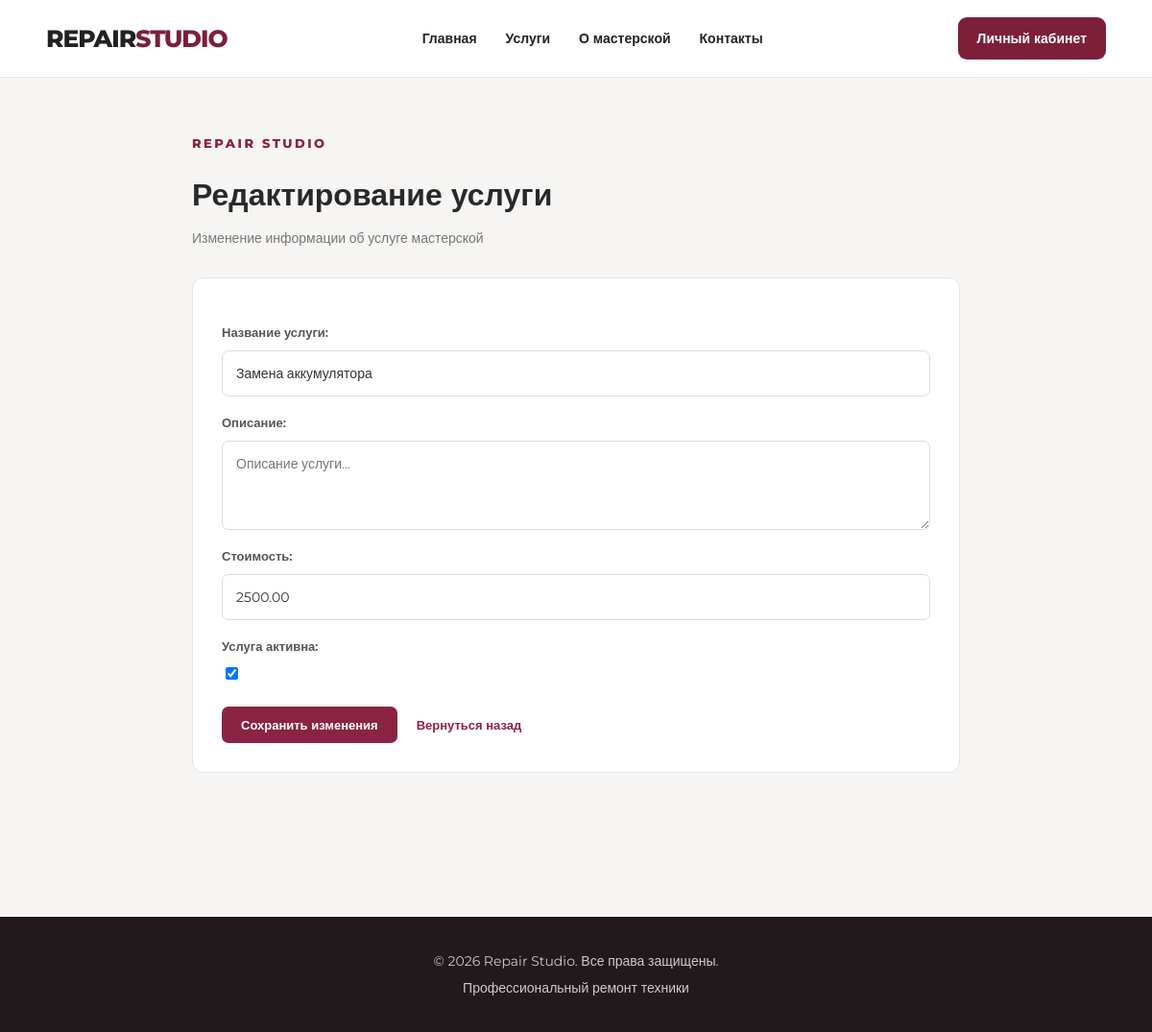
Page /admin-dashboard/services/2/edit/ (signed in) on the committed database.
### workshop/models.py (models this page shows, shortened)
class Service(models.Model):
    name = models.CharField(
        max_length=150,
        verbose_name='Название услуги'
    )
    description = models.TextField(
        blank=True,
        verbose_name='Описание'
    )
    price = models.DecimalField(
        max_digits=10,
        decimal_places=2,
        verbose_name='Стоимость'
    )
    is_active = models.BooleanField(
        default=True,
        verbose_name='Услуга активна'
    )
    created_at = models.DateTimeField(
        auto_now_add=True,
        verbose_name='Дата создания'
    )
    class Meta:
        verbose_name = 'Услуга'
        verbose_name_plural = 'Услуги'

### workshop/views.py (the view)
    def wrapper(request, *args, **kwargs):
        if not request.user.is_authenticated:
            return HttpResponseForbidden(
                'Необходимо войти в систему.'
            )
        if request.user.role != User.Role.ADMIN:
            return HttpResponseForbidden(
                'У вас нет прав доступа.'
            )
        return view_func(request, *args, **kwargs)

### workshop/forms.py
class ServiceForm(forms.ModelForm):
    class Meta:
        model = Service
        fields = [
            'name',
            'description',
            'price',
            'is_active',
        ]
        labels = {
            'name': 'Название услуги',
            'description': 'Описание',
            'price': 'Стоимость',
            'is_active': 'Услуга активна',
        }
        widgets = {
            'description': forms.Textarea(attrs={
                'rows': 3,
                'placeholder': 'Описание услуги...'
            })
        }

### workshop/views.py (called while the page is built)
def admin_required(view_func):
    def wrapper(request, *args, **kwargs):
        if not request.user.is_authenticated:
            return HttpResponseForbidden(
                'Необходимо войти в систему.'
            )
        if request.user.role != User.Role.ADMIN:
            return HttpResponseForbidden(
                'У вас нет прав доступа.'
            )
        return view_func(request, *args, **kwargs)
    return wrapper

@admin_required
def edit_service(request, service_id):
    service = get_object_or_404(Service, pk=service_id)
    if request.method == 'POST':
        form = ServiceForm(
            request.POST,
            instance=service
        )
        if form.is_valid():
            form.save()
            return redirect('admin_dashboard')
    else:
        form = ServiceForm(instance=service)
    return render(
        request,
        'workshop/service_form.html',
        {
            'form': form,
            'service': service,
        }
    )

### workshop/templates/workshop/service_form.html (shortened to what this page needs)
{% extends 'workshop/base.html' %}
{% block content %}
<div class="admin-edit-page">
    <div class="admin-edit-header">
        <span class="admin-label">REPAIR STUDIO</span>
        <h1>Редактирование услуги</h1>
        <p>Изменение информации об услуге мастерской</p>
    </div>
    <div class="admin-edit-card">
        <form method="POST" class="admin-form">
            {{ form.as_p }}
            <div class="admin-edit-actions">
                <button type="submit" class="admin-submit">
                    Сохранить изменения
                </button>
                <a href="{% url 'admin_dashboard' %}"
                   class="admin-edit-back">
                    Вернуться назад
                </a>
            </div>
        </form>
    </div>
</div>
{% endblock %}

### workshop/static/workshop/css/style.css (style rules this page uses)
:root { --burgundy: #7D1F38; --burgundy-dark: #541326; --burgundy-light: #A83B55; --background: #F6F5F3; --white: #FFFFFF; --text: #242124; --text-muted: #777177; --border: #E8E4E4; --radius: 14px; --shadow: 0 5px 20px rgba(35, 20, 25, 0.07); }
* { box-sizing: border-box; }
body { margin: 0; padding: 0; background: var(--background); color: var(--text); font-family: 'Montserrat', sans-serif; line-height: 1.6; }
a { color: var(--burgundy); text-decoration: none; transition: 0.2s; }
h1, h2, h3 { color: var(--text); line-height: 1.2; }
button { background: var(--burgundy); color: var(--white); border: none; border-radius: 9px; padding: 12px 22px; font-size: 15px; font-weight: 600; cursor: pointer; transition: 0.2s; }
input, textarea, select { max-width: 100%; padding: 11px 13px; border: 1px solid var(--border); border-radius: 9px; font: inherit; }
html { scroll-behavior: smooth; }
.admin-label { display: inline-block; color: #8B2342; font-size: 13px; font-weight: 800; letter-spacing: 2.5px; margin-bottom: 12px; }
.admin-assign-form button, .admin-submit { padding: 11px 20px; border: none; border-radius: 7px; background: #8B2342; color: #fff; font-family: inherit; font-size: 13px; font-weight: 600; cursor: pointer; transition: background 0.2s ease; }
.admin-form p { display: flex; flex-direction: column; gap: 8px; margin-bottom: 17px; }
.admin-form label { color: #555; font-size: 13px; font-weight: 600; }
.admin-form input, .admin-form select, .admin-form textarea { width: 100%; box-sizing: border-box; padding: 12px 14px; border: 1px solid #ddd; border-radius: 7px; background: #fff; color: #333; font-family: inherit; font-size: 14px; }
.admin-form input[type="checkbox"] { width: auto; align-self: flex-start; }
.admin-edit-page { width: 100%; max-width: 850px; margin: 0 auto; padding: 55px 25px 80px; box-sizing: border-box; }
.admin-edit-header { margin-bottom: 30px; }
.admin-edit-header h1 { margin: 12px 0; color: #292929; font-size: 32px; }
.admin-edit-header p { color: #777; font-size: 14px; }
.admin-edit-card { padding: 30px; background: #fff; border: 1px solid #e9e3e5; border-radius: 12px; }
.admin-edit-actions { display: flex; align-items: center; flex-wrap: wrap; gap: 20px; margin-top: 25px; }
.admin-edit-back { color: #8B2342; font-size: 13px; font-weight: 600; text-decoration: none; }

### rows in the picture
Service: name "Замена аккумулятора", price "2500.00", is_active "☑"
